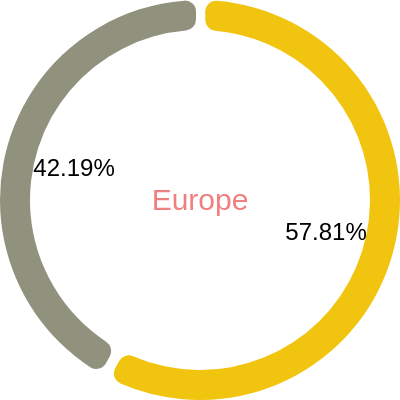

Write a Vega-Lite specification for this figure.
### Vega specification from a JSON file in a GitHub repository (floating-point values rounded to 4 significant figures)
{"$schema": "https://vega.github.io/schema/vega/v5.json", "description": "Donut Chart of Development Status in Europe", "width": 200, "height": 200, "autosize": "none", "signals": [{"name": "startAngle", "value": 0}, {"name": "endAngle", "value": 6.29}, {"name": "padAngle", "value": 0.04}, {"name": "innerRadius", "value": 85}, {"name": "cornerRadius", "value": 5.5}, {"name": "sort", "value": false}], "data": [{"name": "table", "values": [{"Region": "Developed", "Total_cases": 37}, {"Region": "Developing", "Total_cases": 27}], "transform": [{"type": "joinaggregate", "fields": ["Total_cases"], "ops": ["sum"], "as": ["Total"]}, {"type": "formula", "expr": "(datum.Total_cases / datum.Total) * 100", "as": "Percentage"}, {"type": "pie", "field": "Total_cases", "startAngle": {"signal": "startAngle"}, "endAngle": {"signal": "endAngle"}, "sort": {"signal": "sort"}}]}], "scales": [{"name": "color", "type": "ordinal", "domain": {"data": "table", "field": "Region"}, "range": ["#F1C40F", "#90927d"]}], "marks": [{"type": "arc", "from": {"data": "table"}, "encode": {"enter": {"fill": {"scale": "color", "field": "Region"}, "x": {"signal": "width / 2"}, "y": {"signal": "height / 2"}}, "update": {"startAngle": {"field": "startAngle"}, "endAngle": {"field": "endAngle"}, "padAngle": {"signal": "padAngle"}, "innerRadius": {"signal": "innerRadius"}, "outerRadius": {"signal": "width / 2"}, "cornerRadius": {"signal": "cornerRadius"}}}}, {"name": "mark_id", "type": "text", "from": {"data": "table"}, "encode": {"enter": {"text": {"signal": "if(datum['endAngle'] - datum['startAngle'] < 0.3, '', format(datum['Percentage'], '.2f') + '%')"}, "x": {"signal": "width / 2"}, "y": {"signal": "height / 2"}, "radius": {"signal": "width / 2 * 0.65"}, "theta": {"signal": "(datum['startAngle'] + datum['endAngle']) / 2"}, "fill": {"value": "black"}, "fontSize": {"value": 12}, "align": {"value": "center"}, "baseline": {"value": "middle"}}}}, {"type": "text", "encode": {"enter": {"x": {"signal": "width / 2"}, "y": {"signal": "height / 2"}, "text": {"value": "Europe"}, "fontSize": {"value": 15}, "align": {"value": "center"}, "baseline": {"value": "middle"}, "fill": {"value": "#F08080"}}}}]}
